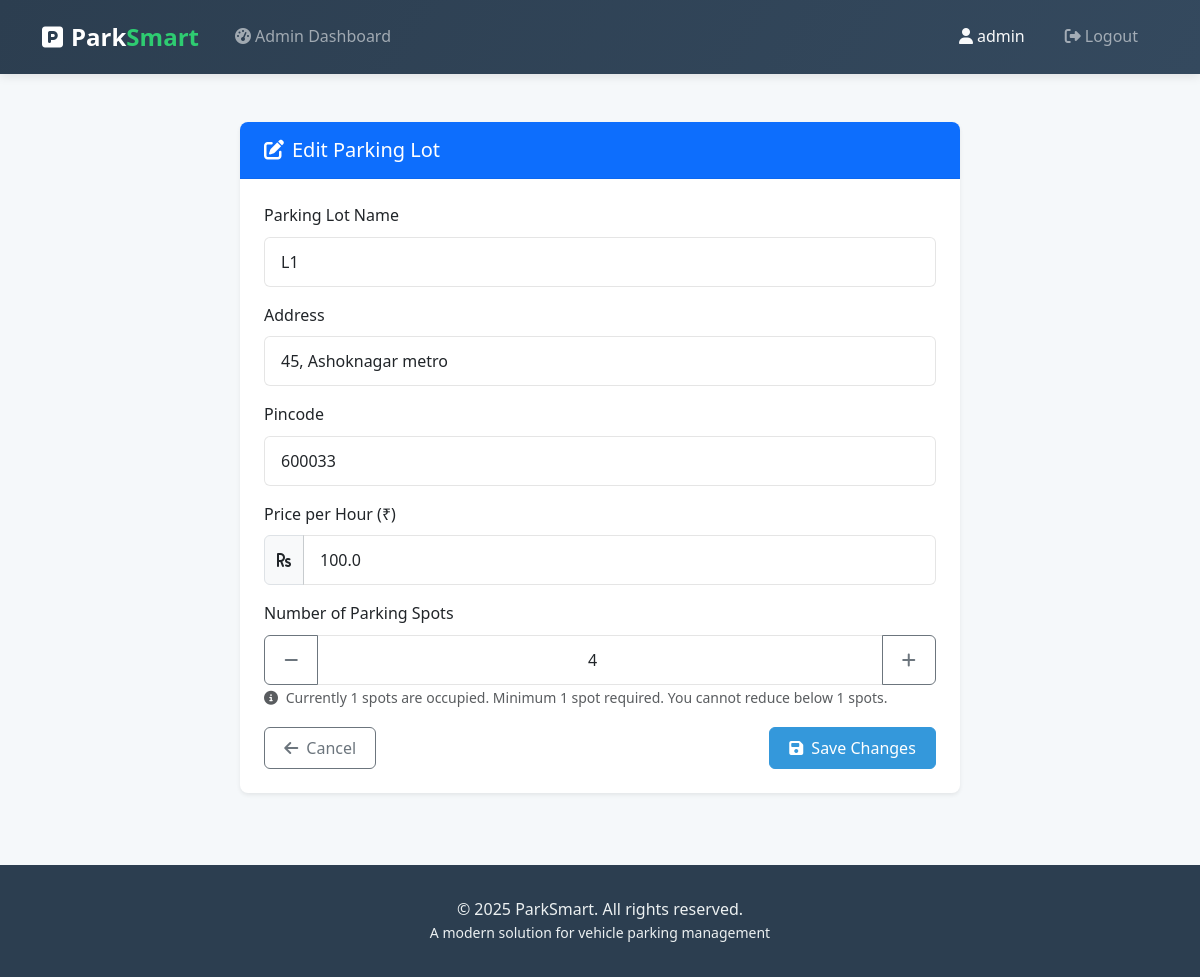
/admin/lot/edit/1 (signed in), run on the app's committed database.
### app.py (models this page shows, shortened)
class User(db.Model, UserMixin):
    id = db.Column(db.Integer, primary_key=True)
    username = db.Column(db.String(50), unique=True, nullable=False)
    email = db.Column(db.String(100), unique=True, nullable=False)
    password_hash = db.Column(db.String(128), nullable=False)
    role = db.Column(db.String(20), nullable=False, default="user")
    bookings = db.relationship('Booking', backref='user', lazy=True)
    def is_admin(self):
        return self.role == 'admin'

class Parking_lot(db.Model):
    id = db.Column(db.Integer, primary_key=True)
    name = db.Column(db.String(100), nullable=False, unique=True)
    address = db.Column(db.String(200), nullable=False, unique=True)
    pincode = db.Column(db.String(10), nullable=False)
    price_per_hour = db.Column(db.Float, nullable=False, default=60.0)  # Default to Rs. 60 per hour
    max_no_spots = db.Column(db.Integer, nullable=False)
    created_at = db.Column(db.DateTime, default=lambda: datetime.now(pytz.timezone('Asia/Kolkata')))
    spots = db.relationship('Parking_spot', backref='lot', lazy=True, cascade="all, delete-orphan")

### app.py (the view, shortened to what this page needs)
@app.route('/admin/lot/edit/<int:lot_id>', methods=['GET', 'POST'])
@login_required
def edit_parking_lot(lot_id):
    if not current_user.is_admin(): return redirect(url_for('home'))
    lot = Parking_lot.query.get_or_404(lot_id)
    occupied_spots = Parking_spot.query.filter_by(parking_lot_id=lot.id, status='O').count()
    return render_template('admin/edit_lot.html', lot=lot, occupied_spots=occupied_spots)

### app.py (called while the page is built)
@login_manager.user_loader
def load_user(user_id):
    return db.session.get(User, int(user_id))

### templates/admin/edit_lot.html (shortened to what this page needs)
{% extends "base.html" %}
{% block content %}
<div class="container py-4">
    <div class="row">
        <div class="col-md-8 mx-auto">
            <div class="card shadow-sm">
                <div class="card-header bg-primary text-white">
                    <h5 class="mb-0"><i class="fas fa-edit me-2"></i>Edit Parking Lot</h5>
                </div>
                <div class="card-body">
                    <form method="POST">
                        <div class="mb-3">
                            <label for="name" class="form-label">Parking Lot Name</label>
                            <input type="text" class="form-control" id="name" name="name" value="{{ lot.name }}" required>
                        </div>
                        <div class="mb-3">
                            <label for="address" class="form-label">Address</label>
                            <input type="text" class="form-control" id="address" name="address" value="{{ lot.address }}" required>
                        </div>
                        <div class="mb-3">
                            <label for="pincode" class="form-label">Pincode</label>
                            <input type="text" class="form-control" id="pincode" name="pincode" value="{{ lot.pincode }}" required>
                        </div>
                        <div class="mb-3">
                            <label for="price_per_hour" class="form-label">Price per Hour (₹)</label>
                            <div class="input-group">
                                <span class="input-group-text"><i class="fas fa-rupee-sign"></i></span>
                                <input type="number" step="0.01" min="0" class="form-control" id="price_per_hour" name="price_per_hour" value="{{ lot.price_per_hour }}" required>
                            </div>
                        </div>
                        <div class="mb-3">
                            <label for="max_no_spots" class="form-label">Number of Parking Spots</label>
                            <div class="input-group">
                                <button type="button" class="btn btn-outline-secondary" id="decrease-spots"><i class="fas fa-minus"></i></button>
                                <input type="number" min="1" class="form-control text-center" id="max_no_spots" name="max_no_spots" value="{{ lot.max_no_spots }}" required>
                                <button type="button" class="btn btn-outline-secondary" id="increase-spots"><i class="fas fa-plus"></i></button>
                            </div>
                            <small class="form-text text-muted">
                                <i class="fas fa-info-circle me-1"></i>
                                Currently {{ occupied_spots }} spots are occupied. Minimum 1 spot required.
                                {% if occupied_spots > 0 %}You cannot reduce below {{ occupied_spots }} spots.{% endif %}
                            </small>
                        </div>
                        <div class="d-flex justify-content-between">
                            <a href="{{ url_for('admin_dashboard') }}" class="btn btn-outline-secondary">
                                <i class="fas fa-arrow-left me-1"></i> Cancel
                            </a>
                            <button type="submit" class="btn btn-primary">
                                <i class="fas fa-save me-1"></i> Save Changes
                            </button>
                        </div>
                    </form>
                </div>
            </div>
        </div>
    </div>
</div>
{% endblock %}

### templates/base.html (shortened to what this page needs)
<!DOCTYPE html>
<html lang="en">
<head>
 <link rel="stylesheet" href="https://cdnjs.cloudflare.com/ajax/libs/font-awesome/6.4.0/css/all.min.css">
    <link href="https://cdn.jsdelivr.net/npm/bootstrap@5.3.2/dist/css/bootstrap.min.css" rel="stylesheet">
    <link rel="stylesheet" href="{{ url_for('static', filename='style.css') }}">
</head>
<body>
    <nav class="navbar navbar-expand-lg navbar-dark">
        <div class="container">
            <a class="navbar-brand" href="{{ url_for('home') }}"><i class="fas fa-parking me-2"></i>Park<span>Smart</span></a>
            <div class="collapse navbar-collapse" id="navbarMain">
                <ul class="navbar-nav me-auto mb-2 mb-lg-0">
                    {% if current_user.is_authenticated %}
                        {% if current_user.is_admin() %}
                            <li class="nav-item"><a class="nav-link" href="{{ url_for('admin_dashboard') }}"><i class="fas fa-tachometer-alt me-1"></i>Admin Dashboard</a></li>
                        {% else %}
                            <li class="nav-item"><a class="nav-link" href="{{ url_for('user_dashboard') }}"><i class="fas fa-tachometer-alt me-1"></i>Dashboard</a></li>
                        {% endif %}
                    {% endif %}
                </ul>
                <ul class="navbar-nav ms-auto">
                    {% if current_user.is_authenticated %}
                        <li class="nav-item"><span class="nav-link text-light"><i class="fas fa-user me-1"></i>{{ current_user.username }}</span></li>
                        <li class="nav-item"><a class="nav-link" href="{{ url_for('logout') }}"><i class="fas fa-sign-out-alt me-1"></i>Logout</a></li>
                    {% else %}
                        <li class="nav-item"><a class="nav-link" href="{{ url_for('login') }}"><i class="fas fa-sign-in-alt me-1"></i>Login</a></li>
                        <li class="nav-item"><a class="nav-link" href="{{ url_for('register') }}"><i class="fas fa-user-plus me-1"></i>Register</a></li>
                    {% endif %}
                </ul>
            </div>
        </div>
    </nav>    <main class="container py-4 flex-grow-1">
        {% block content %}{% endblock %}
    </main>
    <footer class="footer">
        <div class="container text-center">
            <p class="mb-0">&copy; 2025 ParkSmart. All rights reserved.</p>
            <p class="mb-0 small">A modern solution for vehicle parking management</p>
        </div>
    </footer>
</body>
</html>
</html>

### static/style.css (style rules this page uses)
:root { --primary-color: #3498db; --primary-dark: #2980b9; --secondary-color: #2ecc71; --secondary-dark: #27ae60; --accent-color: #e74c3c; --dark-color: #2c3e50; --light-color: #ecf0f1; --gray-color: #95a5a6; --text-color: #333333; --white-color: #ffffff; --shadow: 0 4px 12px rgba(0, 0, 0, 0.1); --transition: all 0.3s ease; }
body { font-family: 'Segoe UI', 'Roboto', 'Helvetica Neue', Arial, sans-serif; color: var(--text-color); background-color: #f5f8fa; line-height: 1.6; min-height: 100vh; display: flex; flex-direction: column; }
.navbar { box-shadow: 0 2px 10px rgba(0, 0, 0, 0.1); padding: 0.8rem 1rem; }
.navbar-dark { background: linear-gradient(120deg, var(--dark-color), #34495e) !important; }
.navbar-brand { font-weight: 700; font-size: 1.5rem; color: white !important; }
.navbar-brand span { color: var(--secondary-color); }
.nav-link { font-weight: 500; margin: 0 0.25rem; padding: 0.5rem 1rem !important; border-radius: 4px; transition: var(--transition); }
.card { border: none; border-radius: 8px; box-shadow: var(--shadow); margin-bottom: 24px; overflow: hidden; transition: var(--transition); }
.card-header { background-color: var(--white-color); border-bottom: 1px solid rgba(0, 0, 0, 0.05); font-weight: 600; padding: 1rem 1.5rem; }
.card-body { padding: 1.5rem; }
.btn { border-radius: 6px; font-weight: 500; padding: 0.5rem 1.2rem; transition: var(--transition); }
.btn-primary { background-color: var(--primary-color); border-color: var(--primary-color); }
.form-control { border: 1px solid rgba(0, 0, 0, 0.1); border-radius: 6px; padding: 0.75rem 1rem; transition: var(--transition); }
.footer { background-color: var(--dark-color); color: var(--light-color); padding: 2rem 0; margin-top: auto; }

### data on the page
User: username "admin"
Parking_lot: name "L1", address "45, Ashoknagar metro", pincode "600033", price_per_hour "100.0", max_no_spots "4"

### other printed values
{{ occupied_spots }} "1"
